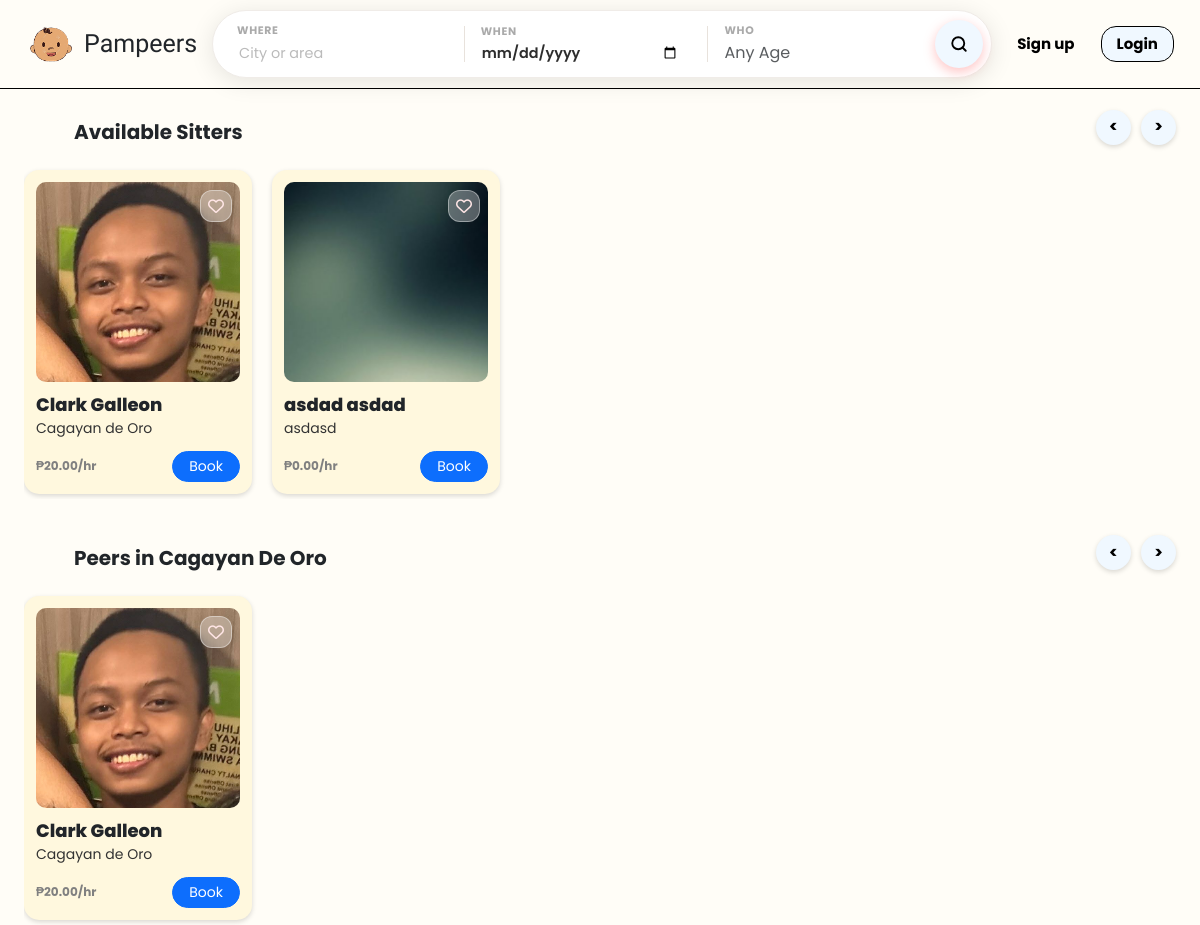
The app's page /public/guestDashboard.php with its own data.
### tables this page shows
CREATE TABLE `sitters` (
  `sitterID` int(11) NOT NULL,
  `uuid` char(36) NOT NULL,
  `userID` int(11) NOT NULL,
  `hourlyRate` decimal(10,2) NOT NULL DEFAULT 0.00,
  `experience` int(11) NOT NULL DEFAULT 0,
  `acceptedAges` varchar(255) DEFAULT NULL,
  `isAvailable` tinyint(1) NOT NULL DEFAULT 1,
  `ratingAverage` decimal(3,2) DEFAULT NULL,
  `verificationStatus` enum('pending','verified','rejected') NOT NULL DEFAULT 'pending',
  `createdAt` timestamp NOT NULL DEFAULT current_timestamp(),
  `allowedAges` varchar(255) DEFAULT 'Baby, Toddler, Child, Kid'
);

CREATE TABLE `users` (
  `id` int(11) NOT NULL,
  `uuid` char(36) NOT NULL,
  `firstName` varchar(100) NOT NULL,
  `middleName` varchar(100) DEFAULT NULL,
  `lastName` varchar(100) NOT NULL,
  `bio` text DEFAULT NULL,
  `suffix` varchar(10) DEFAULT NULL,
  `birthDate` date NOT NULL,
  `sex` enum('male','female','other') NOT NULL,
  `role` enum('guardian','sitter','admin') NOT NULL DEFAULT 'guardian',
  `contactNumber` varchar(20) NOT NULL,
  `emailAddress` varchar(150) NOT NULL,
  `username` varchar(100) NOT NULL,
  `password` varchar(255) NOT NULL,
  `streetAddress` varchar(255) NOT NULL,
  `barangay` varchar(255) NOT NULL,
  `cityMunicipality` varchar(255) NOT NULL,
  `province` varchar(255) NOT NULL,
  `country` varchar(255) NOT NULL,
  `zipCode` char(10) NOT NULL,
  `dateCreated` timestamp NOT NULL DEFAULT current_timestamp(),
  `profilePic` varchar(255) NOT NULL DEFAULT 'default.jpg',
  `isActive` tinyint(1) NOT NULL DEFAULT 1,
  `deactivatedAt` datetime DEFAULT NULL,
  `deletedAt` datetime DEFAULT NULL,
  `createdAt` datetime DEFAULT current_timestamp()
);

### public/guestDashboard.php (the view, shortened to what this page needs)
<?php
require_once __DIR__ . '/../app/config/config.php';
$sitters = [];
$sittersNear = [];
$userCity = "Cagayan De Oro";
try {
    $query = "SELECT s.sitterID, s.hourlyRate as rate, u.firstName, u.lastName, u.profilePic as img, u.cityMunicipality as city
              FROM sitters s
              JOIN users u ON s.userID = u.id
              WHERE s.verificationStatus = 'verified' AND u.isActive = 1 AND s.isAvailable = 1
              LIMIT 12";
    $res = $conn->query($query);
    while ($row = $res->fetch_assoc()) {
        $row['name'] = trim($row['firstName'] . ' ' . $row['lastName']);
        $sitters[] = $row;
    }
    $nearStmt = $conn->prepare("SELECT s.sitterID, s.hourlyRate as rate, u.firstName, u.lastName, u.profilePic as img, u.cityMunicipality as city
                                FROM sitters s
                                JOIN users u ON s.userID = u.id
                                WHERE s.verificationStatus = 'verified' AND u.isActive = 1 AND u.cityMunicipality = ?
                                LIMIT 8");
    $nearStmt->bind_param("s", $userCity);
    $nearStmt->execute();
    $resNear = $nearStmt->get_result();
    while ($row = $resNear->fetch_assoc()) {
        $row['name'] = trim($row['firstName'] . ' ' . $row['lastName']);
        $sittersNear[] = $row;
    }
} catch (Exception $e) {
}
?>
<!DOCTYPE html>
<html lang="en">
<head>
    <link rel="stylesheet" href="https://cdnjs.cloudflare.com/ajax/libs/font-awesome/6.5.1/css/all.min.css">
    <link href="https://cdn.jsdelivr.net/npm/bootstrap@5.3.3/dist/css/bootstrap.min.css" rel="stylesheet">
    <link rel="stylesheet" href="css/dashboard.css">
</head>
<body>
<header class="sticky-top custom-header">
    <div class="nav-container d-flex align-items-center justify-content-between px-3">
        <div class="d-flex align-items-center gap-2">
            <img src="/Pampeers/app/uploads/pampeerlogo.png" alt="logo" class="logo-img">
            <p class="brand m-0">Pampeers</p>
        </div>
        <div class="search-bar d-flex align-items-center justify-content-between">
            <div class="search-labels d-flex align-items-center gap-3 flex-grow-1">
                <div class="field-group">
                    <label for="input-where">Where</label>
                    <input type="text" id="input-where" placeholder="City or area" autocomplete="off" />
                </div>
                <div class="field-group">
                    <label for="input-when">When</label>
                    <input type="date" id="input-when" />
                </div>
                <div class="field-group">
                    <label for="input-who">Who</label>
                    <select id="input-who" class="form-control border-0 bg-transparent p-0 shadow-none text-muted">
                        <option value="">Any Age</option>
                    </select>
                </div>
            </div>
            <button class="search-btn" id="search-button">
                <svg xmlns="http://www.w3.org/2000/svg" width="18" height="18" viewBox="0 0 24 24" fill="none" stroke="black" stroke-width="2.5" stroke-linecap="round" stroke-linejoin="round">
                    <circle cx="11" cy="11" r="8"/><line x1="21" y1="21" x2="16.65" y2="16.65"/>
                </svg>
            </button>
        </div>
        <div class="right-side-p d-flex align-items-center gap-3">
            <a href="/Pampeers/public/register.php" class="signup-btn">Sign up</a>
            <button type="button" class="login-btn" data-bs-toggle="modal" data-bs-target="#staticBackdrop">Login</button>
        </div>
    </div>
</header>
<main class="container-fluid mt-2 px-4">
    <div class="d-flex justify-content-between align-items-center mb-2">
        <div class="section-title">Available Sitters</div>
        <div class="arrow-controls">
            <button class="arrow-btn" onclick="scrollCarousel('avail-carousel', -1)"> < </button>
            <button class="arrow-btn" onclick="scrollCarousel('avail-carousel', 1)"> > </button>
        </div>
    </div>
    <div class="carousel-wrapper" id="avail-carousel">
        <?php if (!empty($sitters)): ?>
            <?php foreach ($sitters as $peer): ?>
            <div class="carousel-card">
                <div class="small-card">
                    <div class="card-img-container">
                        <button class="like-btn" data-bs-toggle="modal" data-bs-target="#staticBackdrop">
                            <i class="fa-regular fa-heart"></i>
                        </button>
                        <img src="../app/uploads/profiles/<?= !empty($peer['img']) ? htmlspecialchars($peer['img']) : 'default.jpg'; ?>" alt="Sitter">
                    </div>
                    <h6><?= htmlspecialchars($peer['name']) ?></h6>
                    <p class="city"><?= htmlspecialchars($peer['city']) ?></p>
                    <div class="d-flex justify-content-between align-items-center mt-2">
                        <p class="m-0 fw-bold">₱<?= htmlspecialchars($peer['rate']) ?>/hr</p>
                        <button class="btn btn-sm btn-primary rounded-pill px-3" data-bs-toggle="modal" data-bs-target="#staticBackdrop">
                            Book
                        </button>
                    </div>
                </div>
            </div>
            <?php endforeach; ?>
        <?php else: ?>
            <p class="text-center text-muted w-100">No available sitters found.</p>
        <?php endif; ?>
    </div>
    <div class="d-flex justify-content-between align-items-center mt-4 mb-2" id="nearby-header">
        <div class="section-title">Peers in <?= htmlspecialchars($userCity) ?></div>
        <div class="arrow-controls">
            <button class="arrow-btn" onclick="scrollCarousel('near-carousel', -1)"> < </button>
            <button class="arrow-btn" onclick="scrollCarousel('near-carousel', 1)"> > </button>
        </div>
    </div>
    <div class="carousel-wrapper" id="near-carousel">
        <?php if (!empty($sittersNear)): ?>
            <?php foreach ($sittersNear as $peer): ?>
                <div class="carousel-card">
                    <div class="small-card">
                        <div class="card-img-container">
                            <button class="like-btn" data-bs-toggle="modal" data-bs-target="#staticBackdrop">
                                <i class="fa-regular fa-heart"></i>
                            </button>
                            <img src="../app/uploads/profiles/<?= !empty($peer['img']) ? htmlspecialchars($peer['img']) : 'default.jpg'; ?>" alt="Sitter">
                        </div>
                        <h6><?= htmlspecialchars($peer['name']) ?></h6>
                        <p class="city"><?= htmlspecialchars($peer['city']) ?></p>
                        <div class="d-flex justify-content-between align-items-center mt-2">
                            <p class="m-0 fw-bold">₱<?= htmlspecialchars($peer['rate']) ?>/hr</p>
                            <button class="btn btn-sm btn-primary rounded-pill px-3" data-bs-toggle="modal" data-bs-target="#staticBackdrop">
                                Book
                            </button>
                        </div>
                    </div>
                </div>
            <?php endforeach; ?>
        <?php else: ?>
            <p class="text-center text-muted w-100" id="near-empty">No sitters found in this city.</p>
        <?php endif; ?>
    </div>
</main>
</body>
</html>

### public/css/dashboard.css (style rules this page uses)
body { background: #FFFDF7; font-family: 'Poppins', sans-serif; margin: 0; }
.custom-header { background: #FFFDF7; border-bottom: 1px solid #000; padding: 10px; }
.logo-img { width: 50px; height: 50px; }
.brand { font-size: 25px; font-family: 'Ribeye', cursive; margin: 0; }
.search-bar { background: #ffffff; border-radius: 50px; box-shadow: 0 4px 24px rgba(0,0,0,0.10); padding: 8px 8px 8px 24px; max-width: 780px; width: 100%; border: 1.5px solid #f0ece8; transition: box-shadow 0.25s; }
.search-labels { flex: 1; display: flex; align-items: center; gap: 12px; overflow: hidden; }
.field-group { display: flex; flex-direction: column; flex: 1; min-width: 0; padding: 4px 12px 4px 0; }
.field-group label { font-size: 0.68rem; font-weight: 700; text-transform: uppercase; letter-spacing: 0.06em; color: #aaa; margin-bottom: 2px; }
.field-group input { border: none; outline: none; background: transparent; font-size: 0.9rem; font-weight: 600; color: #2d2d2d; width: 100%; }
.field-group input::placeholder { color: #bbb; font-weight: 400; }
.search-bar .search-btn { background: #F0F8FF; border: none; border-radius: 50%; width: 48px; height: 48px; min-width: 48px; display: flex; align-items: center; justify-content: center; cursor: pointer; box-shadow: 0 4px 12px rgba(255,107,107,0.4); transition: transform 0.15s, box-shadow 0.15s; }
.signup-btn { font-size: 15px; font-weight: bold; color: black; background-color: transparent; text-decoration: none; padding: 6px 10px; border: 0px; border-radius: 20px; transition: 0.2s ease; }
.login-btn { font-size: 15px; font-weight: bold; color: black; background-color: #F0F8FF; text-decoration: none; padding: 6px 15px; border: 1px solid black; border-radius: 15px; transition: 0.2s ease; }
.section-title { font-size: 20px; font-weight: bold; margin: 20px 0 10px 50px; }
.carousel-wrapper { display: flex; gap: 20px; overflow-x: auto; padding: 5px 0; scroll-behavior: smooth; scroll-snap-type: x mandatory; scrollbar-width: none; -ms-overflow-style: none; }
.carousel-card { flex: 0 0 auto; width: 228px; scroll-snap-align: start; }
.small-card { position: relative; background: #FFF8DE; border-radius: 15px; padding: 12px; box-shadow: 0 2px 5px rgba(0,0,0,0.15); display: flex; flex-direction: column; transition: transform 0.2s ease; }
.card-img-container { position: relative; width: 100%; height: 200px; overflow: hidden; border-radius: 10px; }
.card-img-container img { width: 100%; height: 100%; object-fit: cover; }
.like-btn { position: absolute; top: 8px; right: 8px; z-index: 10; background: rgba(255, 255, 255, 0.3); backdrop-filter: blur(8px); -webkit-backdrop-filter: blur(8px); border: 1px solid rgba(255, 255, 255, 0.4); border-radius: 12px; width: 32px; height: 32px; display: flex; align-items: center; justify-content: center; box-shadow: 0 4px 10px rgba(0,0,0,0.1); cursor: pointer; transition: all 0.3s ease; }
.like-btn i { color: #ffe6e6; font-size: 16px; }
.small-card h6 { margin: 12px 0 2px; font-size: 18px; font-weight: 800; }
.small-card .city { font-size: 14px; color: #333; margin-bottom: 4px; }
.small-card p { font-size: 12px; color: grey; margin: 0; }
.arrow-controls { display: flex; gap: 10px; }
.arrow-btn { background: #F0F8FF; border: none; box-shadow: 0 2px 5px rgba(0,0,0,0.15); border-radius: 50%; width: 35px; height: 35px; display: flex; align-items: center; justify-content: center; font-weight: bold; cursor: pointer; transition: 0.2s ease; }

### records on screen
sitters: userID.profilePic (placeholder picture), name "Clark Galleon", userID.cityMunicipality "Cagayan de Oro", hourlyRate "20.00"
sitters: userID.profilePic (picture), name "asdad asdad", userID.cityMunicipality "asdasd", hourlyRate "0.00"

### other values on screen
$userCity "Cagayan De Oro"
